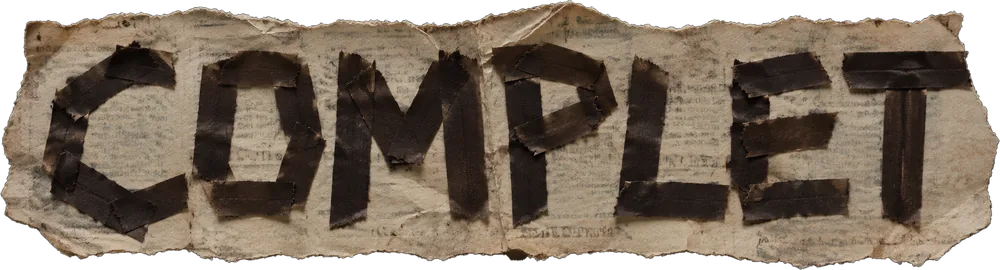
#> input picture v8/assets/complet/bande-complet.webp, 1000 x 270 px, given in place of f100.png, which was not available
$ python complet-scotch.py
#> lines starting #> are read from the running program, lines starting #| are printed output that depends on the picture
"""V8.39 · COMPLET en bouts de scotch + mur de journaux + feuille de journal salie.
Sources : frame du packshot v23 (mur réel) + textures CC0 ambientCG du dossier LaVeillee_V3_3."""
import math, random, sys
import numpy as np
from PIL import Image, ImageDraw, ImageFilter, ImageChops, ImageOps, ImageEnhance

random.seed(39); np.random.seed(39)
TX = '/mnt/user-data/uploads/2026_10_Laveillée_Visuels/2026_11_01_PackshotV2/LaVeillee_V3_3/textures_cc0/'
OUT = sys.argv[1] if len(sys.argv) > 1 else '/home/claude/vis/out'
import os; os.makedirs(OUT, exist_ok=True)

FRAME = Image.open('/home/claude/vis/f100.png').convert('RGB')
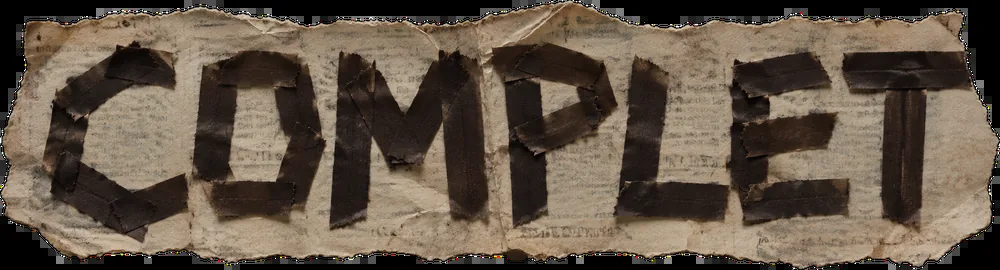
#> FRAME: PIL image 1000x270 RGB; mean R, G, B 99.1, 85.5, 71.5
SMEAR = Image.open(TX + 'Smear004/Smear004_2K-JPG_Color.jpg').convert('L')
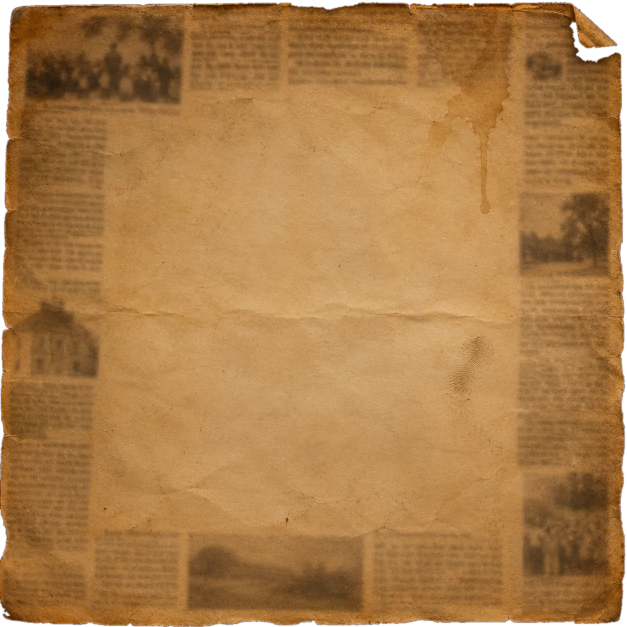
#> input picture v8/assets/complet/feuille-journal.webp, 1254 x 1254 px, given in place of Smear004_2K-JPG_Color.jpg, which was not available (shown at 1/2 size)
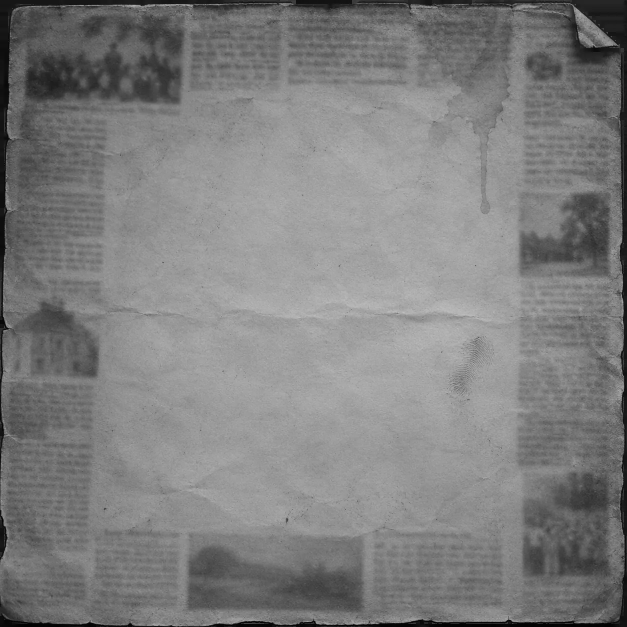
#> SMEAR: PIL image 1254x1254 L (shown at 1/2 size); min 0, max 196, mean 126.9
LEAK = Image.open(TX + 'Leaking004/Leaking004_2K-JPG_Opacity.jpg').convert('L')
#> (the run stopped early here; a loop or call above may not have finished)
